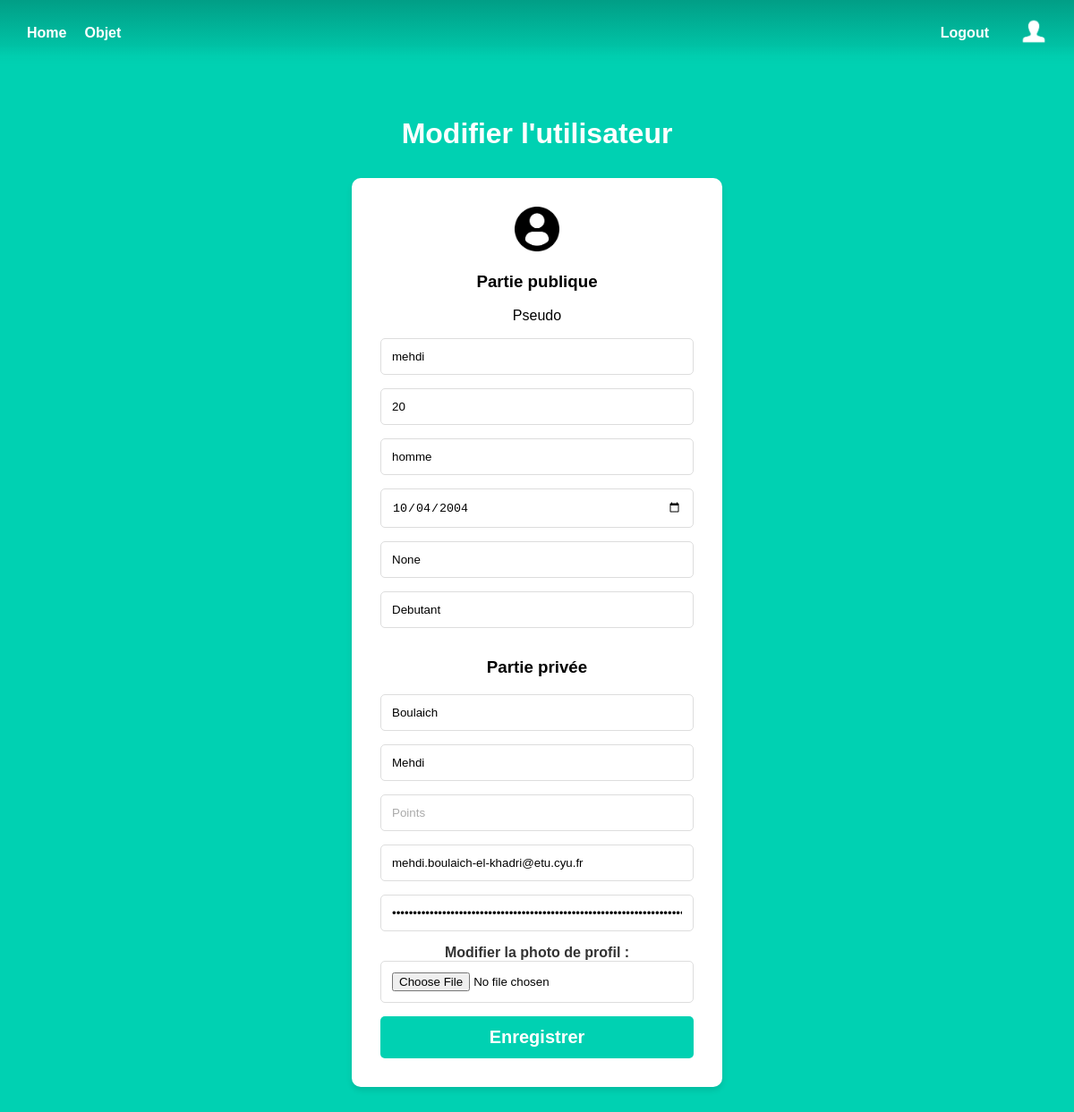
Page /edit/4 (signed in) on the earlier database version.
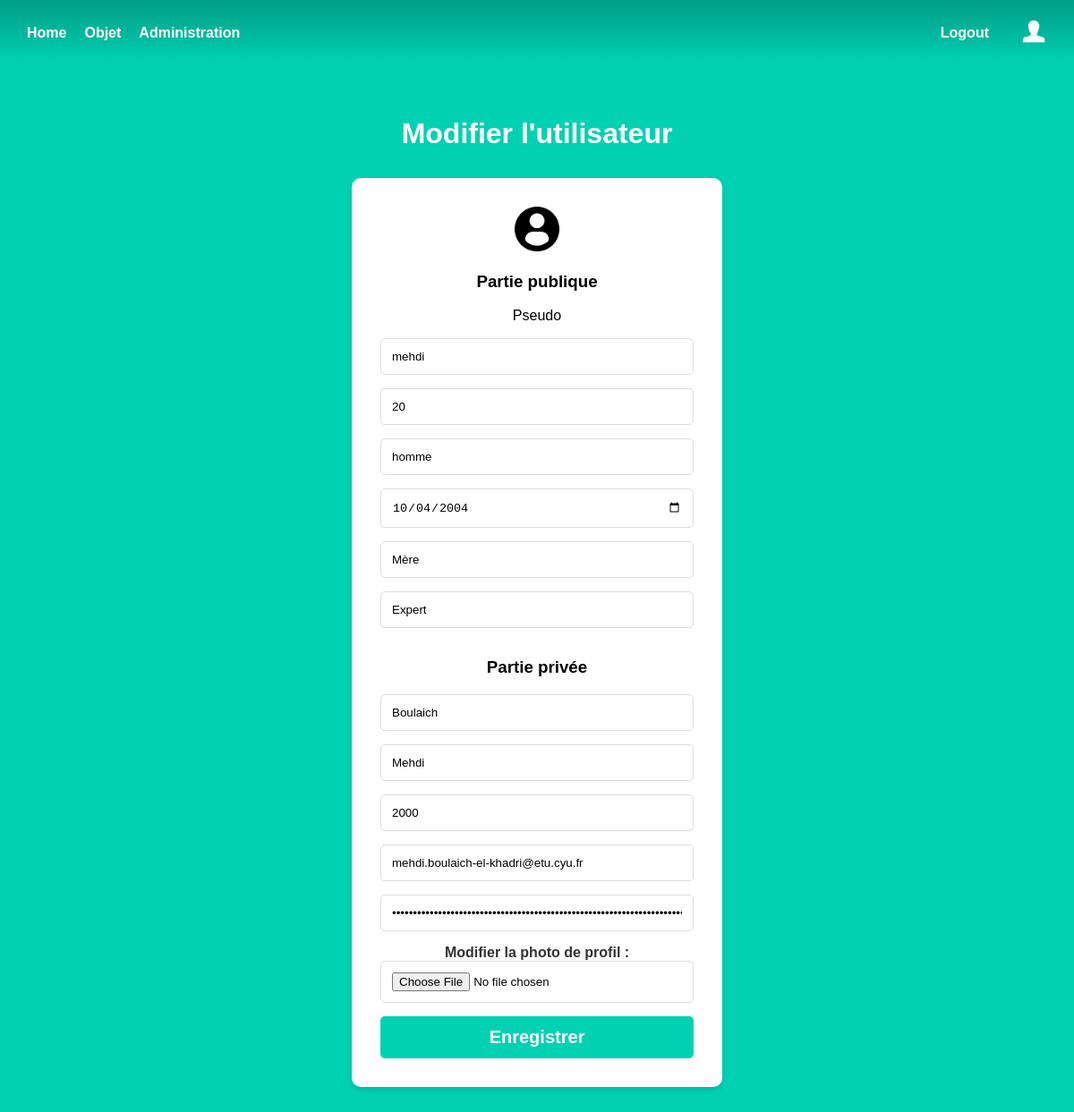
Same page on the later database version.
### models.py (models this page shows)
class User(UserMixin, db.Model):
    id = db.Column(db.Integer, primary_key=True) # clé primiaire obligatoire pour SQLAlchemy
    email = db.Column(db.String(100), unique=True, index=True)
    pseudo = db.Column(db.String(100), unique=True, index=True)
    password = db.Column(db.String(100))
    lastname = db.Column(db.String(1000))
    firstname = db.Column(db.String(100))
    level = db.Column(db.String, default="Debutant")
    role = db.Column(db.String)
    age = db.Column(db.Integer)
    gender = db.Column(db.String(100))
    point = db.Column(db.Integer, default=0)
    birthdate = db.Column(db.Date)
    image = db.Column(db.LargeBinary)

### admin.py (the view, shortened to what this page needs)
@admin.route('/edit/<int:user_id>', methods=['GET', 'POST'])
def edit_user(user_id):
    user = User.query.get(user_id)
    return render_template('admin_edit_user.html', user=user)

### templates/admin_edit_user.html (shortened to what this page needs)
{% extends "base.html" %}
{% block content %}
<div class="column is-4 is-offset-4">
    <h3 class="title">Modifier l'utilisateur</h3>
    <div class="box">
            {% if user.image %}
                <img width="50">
            {% else %}
                <img src="{{ url_for('static', filename='utilisateur-de-profil-sans-fond.png') }}"  width="50" height="50">
            {% endif %}
        <form method="POST" action="/edit/{{user.id}}" enctype="multipart/form-data">
            <h3>Partie publique</h3>
            <div class="field">
                <div class="control">
                    <p>Pseudo</p>
                    <input class="input is-large" type="text" name="pseudo" placeholder="pseudo" autofocus="" value="{{user.pseudo}}" required>
                </div>
            </div>
            <div class="field">
                <div class="control">
                    <input class="input is-large" type="number" name="age" placeholder="Âge" autofocus="" value="{{user.age}}" required>
                </div>
            </div>
            <div class="field">
                <div class="control">
                    <input class="input is-large" type="text" name="gender" placeholder="Sexe" autofocus="" value="{{user.gender}}" required>
                </div>
            </div>
            <div class="field">
                <div class="control">
                    <input class="input is-large" type="date" name="birthdate" placeholder="Date de Naissance" autofocus="" value="{{user.birthdate}}" required>
                </div>
            </div>
            <div class="field">
                <div class="control">
                    <input class="input is-large" type="text" name="role" placeholder="Rôle" value="{{user.role}}" required>
                </div>
            </div>
            <div class="field">
                <div class="control">
                    <input class="input is-large" type="text" name="level" placeholder="Niveau" value="{{user.level}}" required>
                </div>
            </div>
            <h3>Partie privée</h3>
            <div class="field">
                <div class="control">
                    <input class="input is-large" type="text" name="lastname" placeholder="Nom de Famille" value="{{user.lastname}}" required>
                </div>
            </div>
            <div class="field">
                <div class="control">
                    <input class="input is-large" type="text" name="firstname" placeholder="Prénom" autofocus="" value="{{user.firstname}}" required>
                </div>
            </div>
            <div class="field">
                <div class="control">
                    <input class="input is-large" type="number" name="point" placeholder="Points" autofocus="" value="{{user.point}}" required>
                </div>
            </div>
            <div class="field">
                <div class="control">
                    <input class="input is-large" type="email" name="email" placeholder="Email" autofocus="" value="{{user.email}}" required>
                </div>
            </div>
            <div class="field">
                <div class="control">
                    <input class="input is-large" type="password" name="password" placeholder="Mot de Passe" autofocus="" value="{{user.password}}" required>
                </div>
            </div>
            <div class="upload-file">
                <label class="label">Modifier la photo de profil :</label>
                <div class="control">
                    <input class="input" type="file" name="image">
                </div>
            </div>
            <button class="button is-block is-info is-large is-fullwidth">Enregistrer</button>
        </form>
    </div>
{% endblock %}

Differences in the rows shown:
changed User "mehdi": role "None" → "Mère"; level "Debutant" → "Expert"; point (not shown) → "2000"
Other differences:
text now shown: "Administration"
